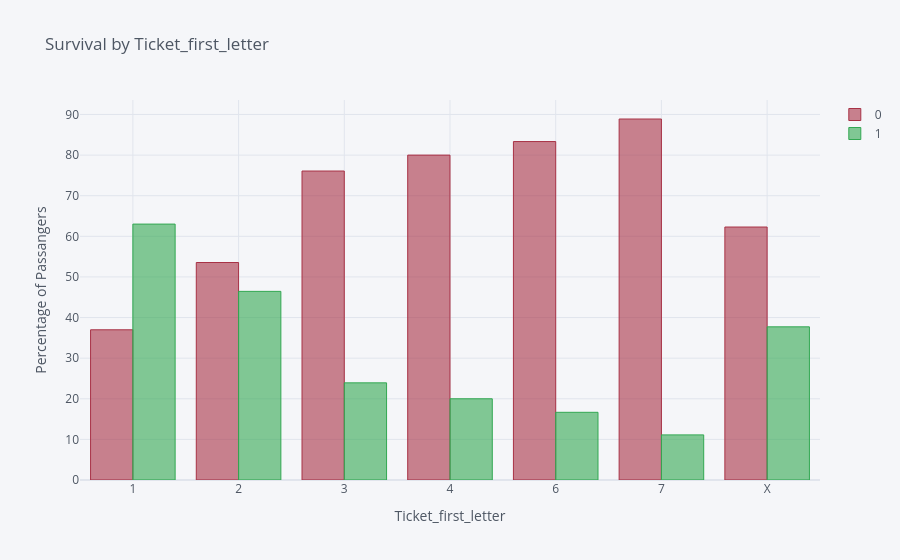

Here is the notebook cell this chart was saved with:
### Code cell
hist_by_column_perc("Ticket_first_letter")

### Figure 1 — Plotly figure (JSON) as saved in the notebook; plotly's stock layout.template omitted (floating-point values rounded to 4 significant figures)
{"data": [{"marker": {"color": "rgba(168, 50, 70, 0.6)", "line": {"color": "rgba(168, 50, 70, 1.0)", "width": 1}}, "name": "0", "orientation": "v", "text": "", "type": "bar", "x": ["1", "2", "3", "4", "6", "7", "X"], "y": [36.99, 53.55, 76.08, 80, 83.33, 88.89, 62.29]}, {"marker": {"color": "rgba(50, 168, 82, 0.6)", "line": {"color": "rgba(50, 168, 82, 1.0)", "width": 1}}, "name": "1", "orientation": "v", "text": "", "type": "bar", "x": ["1", "2", "3", "4", "6", "7", "X"], "y": [63.01, 46.45, 23.92, 20, 16.67, 11.11, 37.71]}], "layout": {"legend": {"bgcolor": "#F5F6F9", "font": {"color": "#4D5663"}}, "paper_bgcolor": "#F5F6F9", "plot_bgcolor": "#F5F6F9", "title": {"font": {"color": "#4D5663"}, "text": "Survival by Ticket_first_letter"}, "xaxis": {"gridcolor": "#E1E5ED", "showgrid": true, "tickfont": {"color": "#4D5663"}, "title": {"font": {"color": "#4D5663"}, "text": "Ticket_first_letter"}, "zerolinecolor": "#E1E5ED"}, "yaxis": {"gridcolor": "#E1E5ED", "showgrid": true, "tickfont": {"color": "#4D5663"}, "title": {"font": {"color": "#4D5663"}, "text": "Percentage of Passangers"}, "zerolinecolor": "#E1E5ED"}}}
